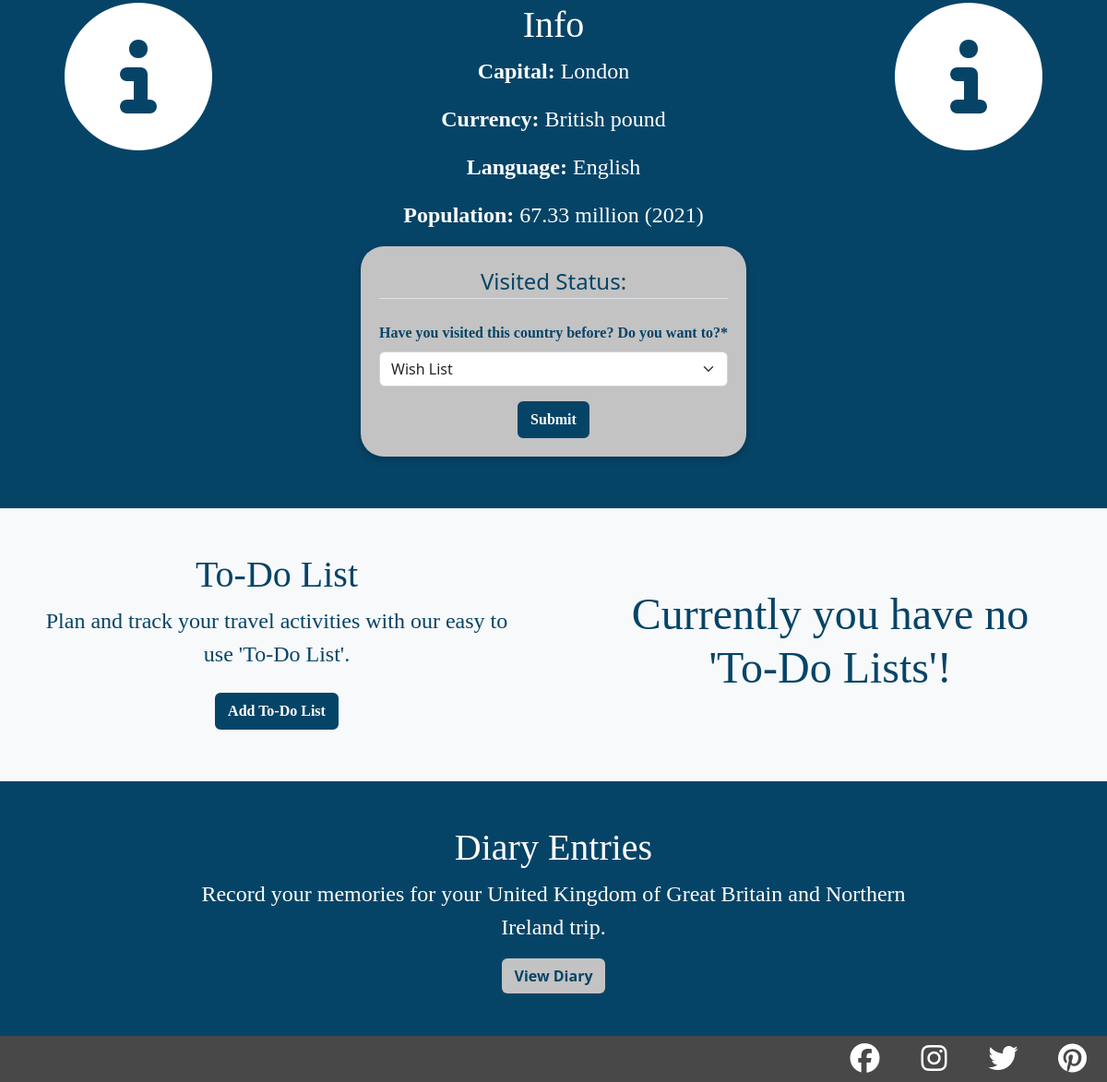
The app's page /diary/country/36 (signed in, lower part), older data.
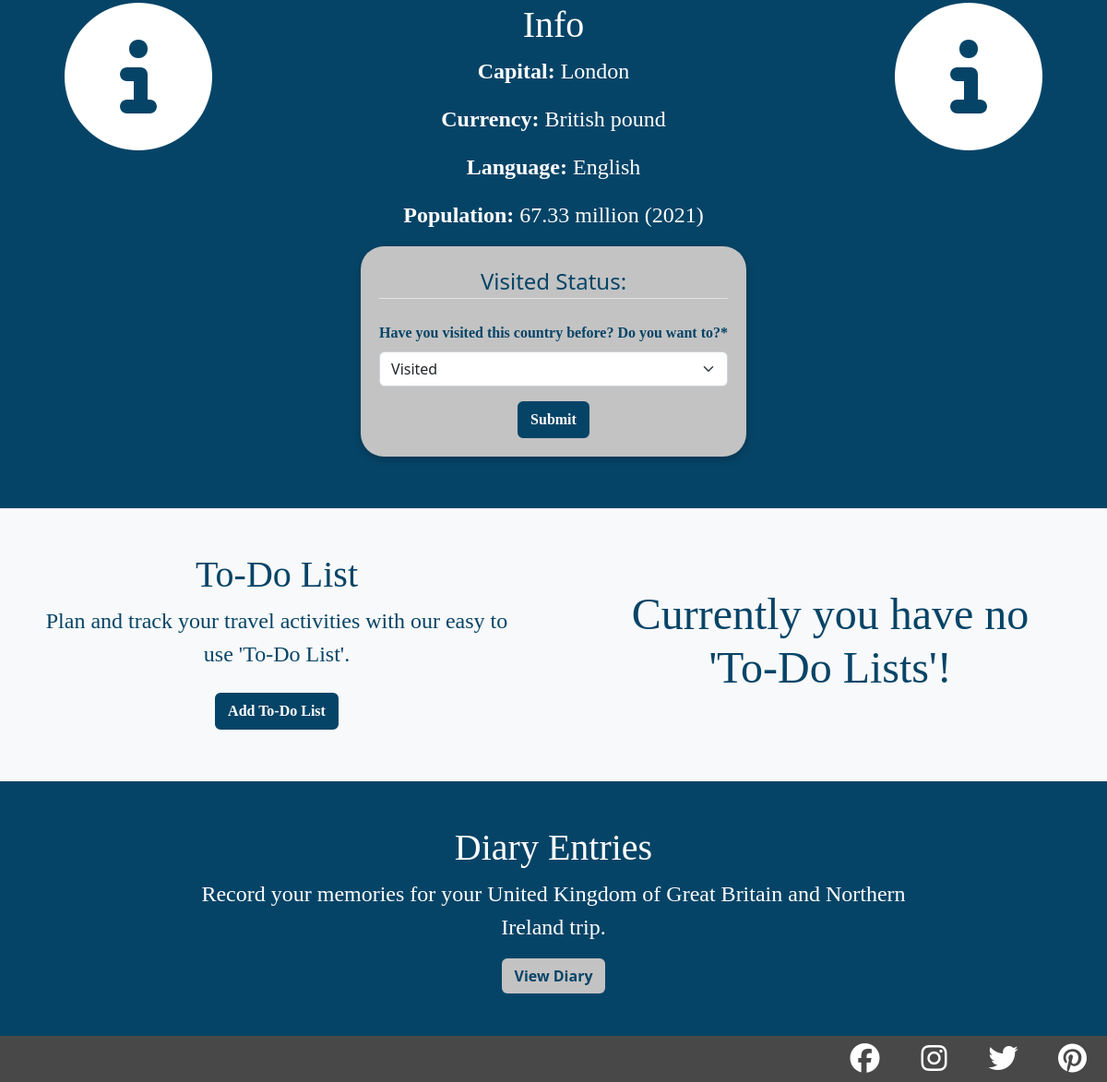
The same page, newer data.
### diary/models.py (models this page shows, shortened)
class Visit(models.Model):
    user = models.ForeignKey(User, on_delete=models.CASCADE,
                             related_name="users_map")
    country = models.ForeignKey(Country, on_delete=models.CASCADE,
                                related_name="country_map")
    status = models.CharField(max_length=50, default="not_visited")

### diary/views.py (the view, shortened to what this page needs)
# urls.py: path('country/<int:pk>', CountryView.as_view(), name="country"),
class CountryView(LoginRequiredMixin, View):
    login_url = '/login/required'
    redirect_field_name = 'redirect_to'
    def get(self, request, pk, *args, **kwargs):
        countries = Country.objects.all()
        country = get_object_or_404(countries, pk=pk)
        lists = ToDoList.objects.filter(user=request.user, country=country)
        visited = Visit.objects.filter(user_id=request.user.id)
        if visited.filter(country=country).exists():
            country_visited = visited.get(country=country)
            return render(
                request,
                "diary/country.html",
                {
                    "country": country,
                    "visit_form": VisitForm(instance=country_visited),
                    'lists': lists,
                    "tab_title": "Country Info"
                },
            )

### diary/forms.py
class VisitForm(forms.ModelForm):
    class Meta:
        model = Visit
        fields = ['status',]
    status = forms.CharField(
        label="Have you visited this country before? Do you want to?",
        widget=forms.Select(
            choices=VISITED))

### diary/templates/diary/country.html (shortened to what this page needs)
{% extends "base.html" %}
{% load static %}
{% load crispy_forms_tags %}
{% block content %}
    <div class="row text-center m-0 blue-background">
        <div class="col-3 d-flex justify-content-center p-5 d-none d-lg-block">
            <div>
                <i class="fa-solid fa-circle-info fa-10x"></i>
            </div>
        </div>
        <div class="col-12 col-lg-6 d-flex justify-content-center align-self-center p-5">
            <div id="visited_list_location">
                <h4>Info</h4>
                <p><strong>Capital:</strong> {{ country.capital }}</p>
                <p><strong>Currency:</strong> {{ country.currency }}</p>
                <p><strong>Language:</strong> {{ country.language }}</p>
                <p><strong>Population:</strong> {{ country.population }}</p>
                <form class="visit-form m-2 w-auto blue-font" method="POST">
                    <fieldset class="form-group text-center">
                        <legend class="border-bottom mb-4">Visited Status:</legend>
                        {{ visit_form | crispy }}
                    </fieldset>
                    <button type="submit" class="btn btn-travel">Submit</button>
                </form>
            </div>
        </div>
        <div class="col-3 d-flex justify-content-center p-5 d-none d-lg-block">
            <div>
                <i class="fa-solid fa-circle-info fa-10x"></i>
            </div>
        </div>
    </div>
    <div class="row m-0 off-white-background">
        <div class="col-12 col-lg-6 d-flex justify-content-center align-self-center text-center px-5 pt-5 p-lg-5">
            <div id="to_do_list_location">
                <h4>To-Do List</h4>
                <p>Plan and track your travel activities with our easy to use 'To-Do List'.</p>
                <a class="btn btn-travel m-2" href="{% url 'add-list' country.pk %}" aria-label="add a to-do list">Add To-Do List</a>
            </div>
        </div>
        <div class="col m-lg-5 justify-content-center align-self-center">
            {% if lists %}
                <div class="list-container">
                    {% for list in lists %}
                        <div class="to-do-list-link-row">
                            <a class="to-do-list-link" href="{% url 'to-do-items' list.pk %}">{{ list.title }}</a>
                            <div class="ms-lg-auto">
                                <a class="to-do-list-buttons to-do-list-edit btn" href="{% url 'edit-list' list.pk %}" aria-label="edit the to-do list">Edit</a>
                                <a class="to-do-list-buttons to-do-list-delete btn" href="{% url 'delete-list' list.pk %}" aria-label="delete the to-do list">Delete</a>
                            </div>
                        </div>
                    {% endfor %}
                </div>
            {% else %}
                <h3 class="text-center">Currently you have no 'To-Do Lists'!</h3>
            {% endif %}
        </div>
    </div>
    <div class="row m-0 text-center blue-background">
        <div class="col-12 d-flex justify-content-center align-self-center p-5">
            <div id="diary_location" class="w-75 mb-5">
                <h4>Diary Entries</h4>
                <p>Record your memories for your {{ country.name }} trip.</p>
                <a class="btn btn-off-white-background" href="{% url 'diary-all-posts' country.pk %}" aria-label="link to diary page">View Diary</a>
            </div>
        </div>
    </div>
{% endblock content %}

Row changes from the older to the newer data that the page shows:
changed Visit: status "Wish List" → "Visited"
